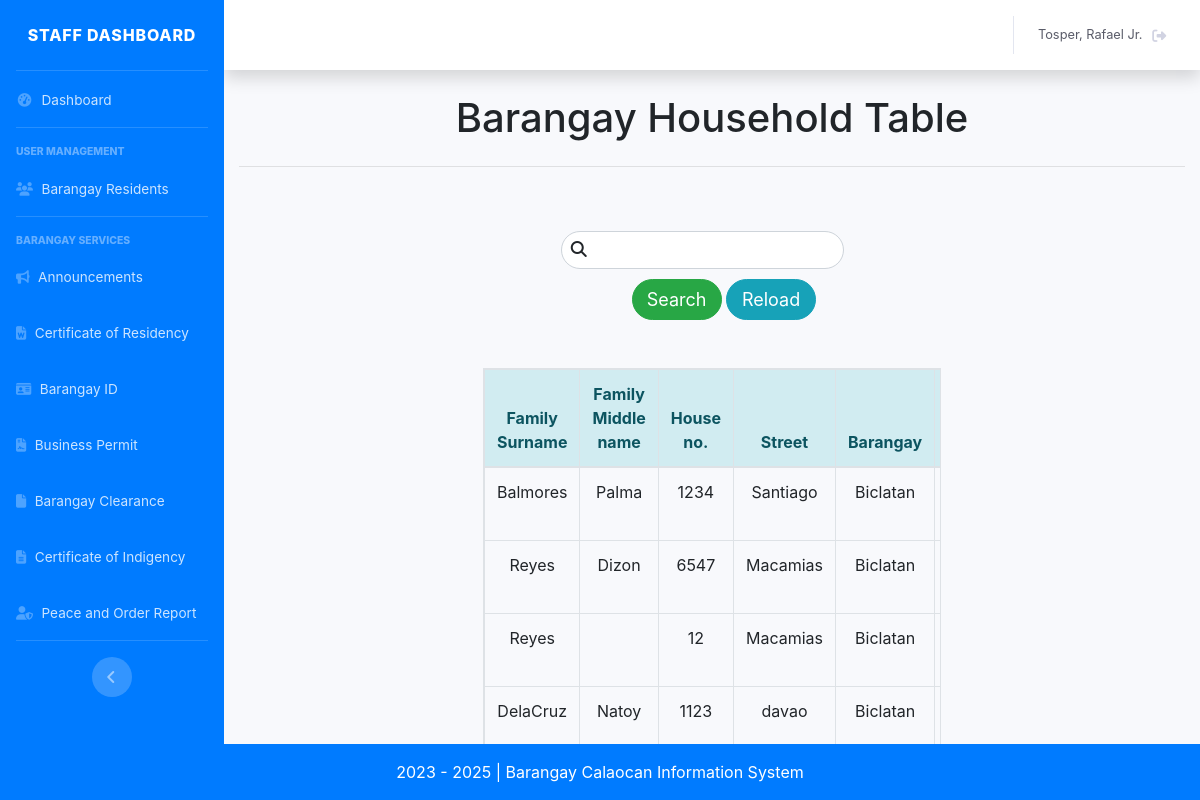
Page /staff_table_totalhouse.php (signed in) on the committed database.
### tables this page shows
CREATE TABLE `tbl_resident` (
  `id_resident` int(11) NOT NULL,
  `request_status` varchar(50) NOT NULL DEFAULT 'Pending',
  `res_photo` mediumblob DEFAULT NULL,
  `email` varchar(255) NOT NULL,
  `password` varchar(255) NOT NULL,
  `lname` varchar(255) NOT NULL,
  `fname` varchar(255) NOT NULL,
  `mi` varchar(255) NOT NULL,
  `age` int(11) NOT NULL,
  `sex` varchar(255) NOT NULL,
  `status` varchar(255) NOT NULL,
  `houseno` varchar(255) DEFAULT NULL,
  `street` varchar(255) DEFAULT NULL,
  `brgy` varchar(255) DEFAULT NULL,
  `municipal` varchar(255) DEFAULT NULL,
  `address` varchar(255) DEFAULT NULL,
  `contact` varchar(255) NOT NULL,
  `bdate` date NOT NULL,
  `bplace` varchar(255) NOT NULL,
  `s_of_income` varchar(128) DEFAULT NULL,
  `occupation` varchar(128) DEFAULT NULL,
  `nationality` varchar(255) NOT NULL,
  `family_role` varchar(255) DEFAULT NULL,
  `psa_holder` varchar(5) NOT NULL DEFAULT 'No',
  `psa_correction` varchar(128) NOT NULL DEFAULT 'No',
  `ntnlId` varchar(19) NOT NULL DEFAULT 'No',
  `voter` varchar(255) DEFAULT NULL,
  `pwd` varchar(10) NOT NULL,
  `indigent` varchar(255) NOT NULL,
  `single_parent` varchar(255) NOT NULL,
  `malnourished` varchar(255) NOT NULL,
  `four_ps` varchar(255) NOT NULL,
  `vaccinated` varchar(255) DEFAULT NULL,
  `pregnancy` varchar(255) NOT NULL,
  `domesticated_animals` varchar(128) DEFAULT NULL,
  `trees` varchar(128) DEFAULT NULL,
  `farmer` varchar(128) DEFAULT NULL,
  `vegetables` varchar(128) DEFAULT NULL,
  `role` varchar(255) NOT NULL,
  `ip_community` varchar(255) DEFAULT NULL,
  `out_of_school_youth` enum('Yes','No') DEFAULT NULL,
  `lgbtq` enum('Yes','No') DEFAULT NULL,
  `senior_citizen` varchar(11) DEFAULT NULL,
  `addedby` varchar(255) DEFAULT NULL
);

### classes/resident.class.php (called while the page is built, shortened)
<?php
    class ResidentClass extends BMISClass {
    public function view_resident_household(){
        $connection = $this->openConn();
        $stmt = $connection->prepare("SELECT * from tbl_resident WHERE `family_role` = 'Yes'");
        $stmt->execute();
        $view = $stmt->fetchAll();
        return $view;
    }
    }
?>

### admn_table_totalhouse_search.php (the view, shortened to what this page needs)
<?php
	require 'classes/conn.php';
	if(isset($_POST['search_household'])){
		$keyword = $_POST['keyword'];
?>
<table class="table table-hover table-bordered table-responsive text-center" >
	<thead class="alert-info">
		<tr>
			<th> Family Surname </th>
			<th> Family Middle name </th>
			<th> House no. </th>
			<th> Street </th>
			<th> Barangay</th>
			<th> Municipality </th>
		</tr>
	</thead>
	<tbody>
		<?php
			$stmnt = $conn->prepare("SELECT * FROM `tbl_resident` WHERE `lname` LIKE '%$keyword%' or  `mi` LIKE '%$keyword%' or  `fname` LIKE '%$keyword%'
			or `houseno` LIKE '%$keyword%' or  `street` LIKE '%$keyword%' or  `brgy` LIKE '%$keyword%'");
			$stmnt->execute();
			while($view = $stmnt->fetch()){
		?>
			<tr>
				<td> <?= $view['lname'];?> </td>
				<td> <?= $view['mi'];?> </td>
				<td> <?= $view['houseno'];?> </td>
				<td> <?= $view['street'];?> </td>
				<td> <?= $view['brgy'];?> </td>
				<td> <?= $view['municipal'];?> </td>
			</tr>
		<?php
		}
		?>
	</tbody>
</table>
<?php
	}else{
?>
<table class="table table-hover table-bordered table-responsive text-center">
	<thead class="alert-info">
		<tr>
			<th> Family Surname </th>
			<th> Family Middle name </th>
			<th> House no. </th>
			<th> Street </th>
			<th> Barangay</th>
			<th> Municipality </th>
		</tr>
	</thead>
	<tbody>
		<?php if(is_array($view)) {?>
			<?php foreach($view as $view) {?>
				<tr>
					<td> <?= $view['lname'];?> </td>
					<td> <?= $view['mi'];?> </td>
					<td> <?= $view['houseno'];?> </td>
					<td> <?= $view['street'];?> </td>
					<td> <?= $view['brgy'];?> </td>
					<td> <?= $view['municipal'];?> </td>
				</tr>
			<?php
				}
			?>
		<?php
			}
		?>
	</tbody>
</table>
<link href="customcss/regiformstyle.css" rel="stylesheet" type="text/css">
<link href="bootstrap/css/bootstrap.css" rel="stylesheet" type="text/css">
<?php
	}
?>

### css/regiformstyle.css (style rules this page uses)
body { background-color:#fff !important; }

### rows in the picture
tbl_resident: lname "Balmores", mi "Palma", houseno "1234", street "Santiago", brgy "Biclatan"
tbl_resident: lname "Reyes", mi "Dizon", houseno "6547", street "Macamias", brgy "Biclatan"
tbl_resident: lname "Reyes", houseno "12", street "Macamias", brgy "Biclatan"
tbl_resident: lname "DelaCruz", mi "Natoy", houseno "1123", street "davao", brgy "Biclatan"

### other values in the picture
$userdetails['surname'] "Tosper"
$userdetails['firstname'] "Rafael Jr."
